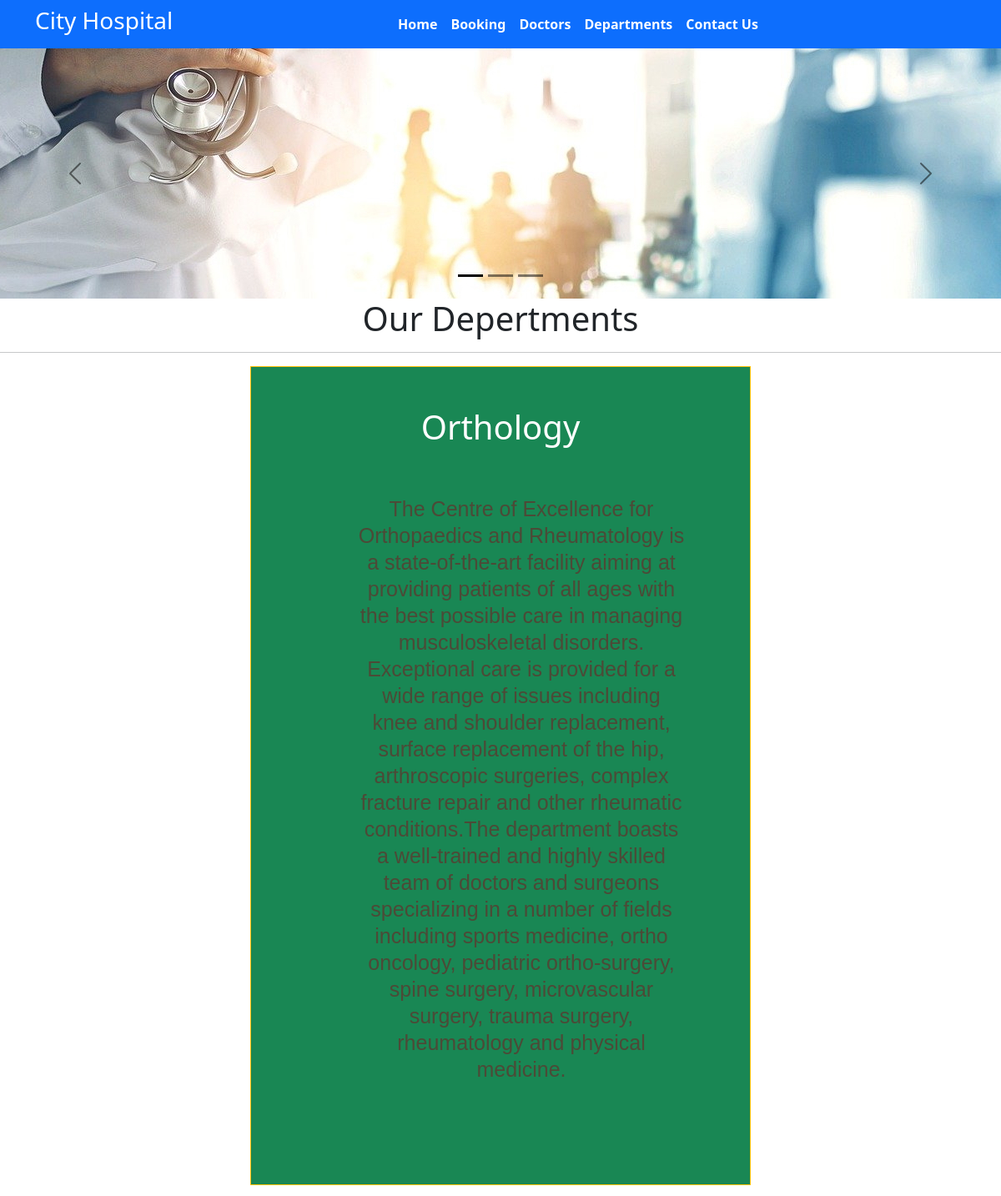
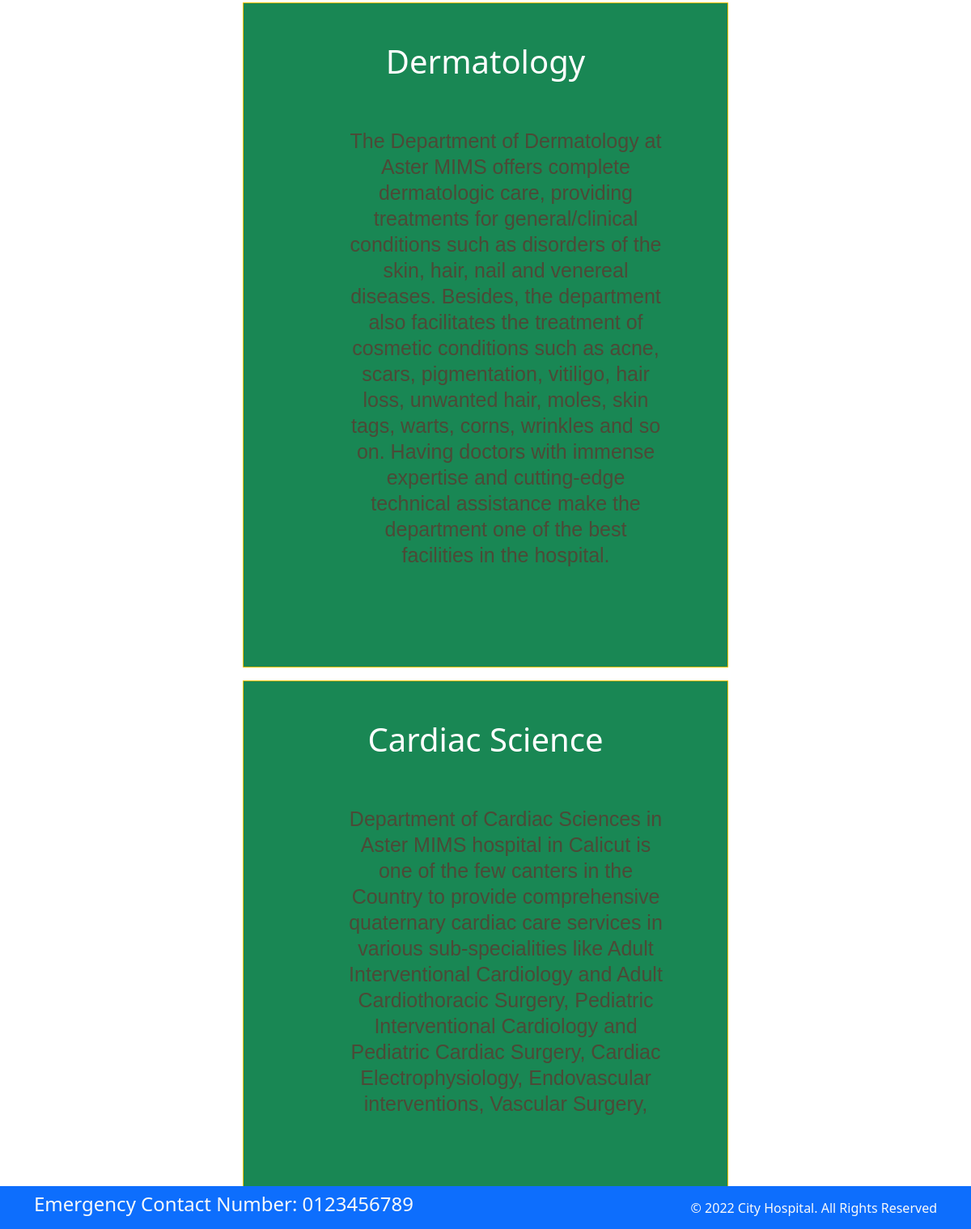
Screenshot of /departments/ with the database file from the repository (2 pictures, top to bottom).
### home/models.py (models this page shows, shortened)
class Departments(models.Model):
    dep_name = models.CharField(max_length=100)
    dep_description = models.TextField()

### home/views.py (the view)
# urls.py: path('departments/', views.departments, name='departments'),
def departments(request):
    dict_dept={
        'dept':Departments.objects.all()
    }
    return render(request, 'departments.html', dict_dept)

### templates/departments.html (shortened to what this page needs)
{% extends 'base.html' %}
{% block content%}
<h1 class="text-center">Our Depertments</h1>
<hr>
{% for d in dept%}
<div class="mx-auto w-50 bg-success text-center text-white p-5 my-3 border border-warning round">
<h1>{{d.dep_name}}</h1>
<p>{{d.dep_description}}</p>
</div>
{% endfor %}
{% endblock %}

### static/css/style.css (style rules this page uses)
p { color: #4c4a37; font-family: 'Source Sans Pro', sans-serif; font-size: 25px; line-height: 32px; margin: 0 0 24px; text-align: center; padding-top: 50px; padding-right: 30px; padding-bottom: 50px; padding-left: 80px; }

### rows the page displays
Departments: dep_name "Orthology", dep_description "The Centre of Excellence for Orthopaedics and Rheumatology is a state-of-the-art facility aiming at providing patients of all ages with the best possible care in managing musculoskeletal disorders. Exceptional care is provided for a wide range of issues including knee and shoulder replacement, surface replacement of the hip, arthroscopic surgeries, complex fracture repair and other rheumatic conditions.The department boasts a well-trained and highly skilled team of doctors and surgeons specializing in a number of fields including sports medicine, ortho oncology, pediatric ortho-surgery, spine surgery, microvascular surgery, trauma surgery, rheumatology and physical medicine."
Departments: dep_name "Dermatology", dep_description "The Department of Dermatology at Aster MIMS offers complete dermatologic care, providing treatments for general/clinical conditions such as disorders of the skin, hair, nail and venereal diseases. Besides, the department also facilitates the treatment of cosmetic conditions such as acne, scars, pigmentation, vitiligo, hair loss, unwanted hair, moles, skin tags, warts, corns, wrinkles and so on. Having doctors with immense expertise and cutting-edge technical assistance make the department one of the best facilities in the hospital."
Departments: dep_name "Cardiac Science", dep_description "Department of Cardiac Sciences in Aster MIMS hospital in Calicut is one of the few canters in the Country to provide comprehensive quaternary cardiac care services in various sub-specialities like Adult Interventional Cardiology and Adult Cardiothoracic Surgery, Pediatric Interventional Cardiology and Pediatric Cardiac Surgery, Cardiac Electrophysiology, Endovascular interventions, Vascular Surgery,"
